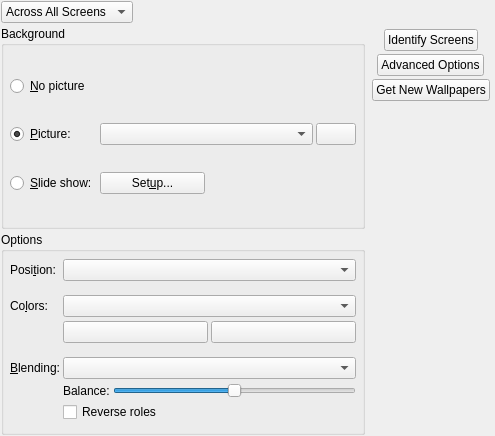
<ui version="4.0" >
 <class>BGDialog_UI</class>
 <widget class="QWidget" name="BGDialog_UI" >
  <property name="geometry" >
   <rect>
    <x>0</x>
    <y>0</y>
    <width>495</width>
    <height>436</height>
   </rect>
  </property>
  <layout class="QGridLayout" >
   <property name="margin" >
    <number>1</number>
   </property>
   <item row="0" column="1" colspan="3" >
    <spacer name="Spacer37" >
     <property name="orientation" >
      <enum>Qt::Horizontal</enum>
     </property>
     <property name="sizeType" >
      <enum>QSizePolicy::Expanding</enum>
     </property>
     <property name="sizeHint" stdset="0" >
      <size>
       <width>0</width>
       <height>0</height>
      </size>
     </property>
    </spacer>
   </item>
   <item rowspan="2" row="1" column="3" >
    <layout class="QVBoxLayout" >
     <item>
      <widget class="QWidget" native="1" name="m_screenArrangement" >
       <property name="sizePolicy" >
        <sizepolicy vsizetype="Minimum" hsizetype="Fixed" >
         <horstretch>0</horstretch>
         <verstretch>0</verstretch>
        </sizepolicy>
       </property>
       <property name="minimumSize" >
        <size>
         <width>100</width>
         <height>0</height>
        </size>
       </property>
      </widget>
     </item>
     <item>
      <layout class="QVBoxLayout" >
       <item>
        <layout class="QHBoxLayout" >
         <item>
          <spacer name="spacer800" >
           <property name="orientation" >
            <enum>Qt::Horizontal</enum>
           </property>
           <property name="sizeType" >
            <enum>QSizePolicy::Minimum</enum>
           </property>
           <property name="sizeHint" stdset="0" >
            <size>
             <width>4</width>
             <height>20</height>
            </size>
           </property>
          </spacer>
         </item>
         <item>
          <widget class="QPushButton" name="m_buttonIdentifyScreens" >
           <property name="sizePolicy" >
            <sizepolicy vsizetype="Fixed" hsizetype="Fixed" >
             <horstretch>0</horstretch>
             <verstretch>0</verstretch>
            </sizepolicy>
           </property>
           <property name="whatsThis" >
            <string>Click this button to show the identifying number for each screen.</string>
           </property>
           <property name="text" >
            <string>Identify Screens</string>
           </property>
          </widget>
         </item>
         <item>
          <spacer name="spacer810" >
           <property name="orientation" >
            <enum>Qt::Horizontal</enum>
           </property>
           <property name="sizeType" >
            <enum>QSizePolicy::Minimum</enum>
           </property>
           <property name="sizeHint" stdset="0" >
            <size>
             <width>4</width>
             <height>20</height>
            </size>
           </property>
          </spacer>
         </item>
        </layout>
       </item>
       <item>
        <layout class="QHBoxLayout" >
         <item>
          <spacer name="spacer80" >
           <property name="orientation" >
            <enum>Qt::Horizontal</enum>
           </property>
           <property name="sizeType" >
            <enum>QSizePolicy::Minimum</enum>
           </property>
           <property name="sizeHint" stdset="0" >
            <size>
             <width>4</width>
             <height>20</height>
            </size>
           </property>
          </spacer>
         </item>
         <item>
          <widget class="QPushButton" name="m_buttonAdvanced" >
           <property name="sizePolicy" >
            <sizepolicy vsizetype="Fixed" hsizetype="Fixed" >
             <horstretch>0</horstretch>
             <verstretch>0</verstretch>
            </sizepolicy>
           </property>
           <property name="whatsThis" >
            <string>Click this button to set the icon text colors and shadow, set up a program to run for the background picture or control the size of the background cache.</string>
           </property>
           <property name="text" >
            <string>Advanced Options</string>
           </property>
          </widget>
         </item>
         <item>
          <spacer name="spacer81" >
           <property name="orientation" >
            <enum>Qt::Horizontal</enum>
           </property>
           <property name="sizeType" >
            <enum>QSizePolicy::Minimum</enum>
           </property>
           <property name="sizeHint" stdset="0" >
            <size>
             <width>4</width>
             <height>20</height>
            </size>
           </property>
          </spacer>
         </item>
        </layout>
       </item>
       <item>
        <layout class="QHBoxLayout" >
         <item>
          <spacer name="spacer80" >
           <property name="orientation" >
            <enum>Qt::Horizontal</enum>
           </property>
           <property name="sizeType" >
            <enum>QSizePolicy::Minimum</enum>
           </property>
           <property name="sizeHint" stdset="0" >
            <size>
             <width>4</width>
             <height>20</height>
            </size>
           </property>
          </spacer>
         </item>
         <item>
          <widget class="QPushButton" name="m_buttonGetNew" >
           <property name="sizePolicy" >
            <sizepolicy vsizetype="Fixed" hsizetype="Fixed" >
             <horstretch>0</horstretch>
             <verstretch>0</verstretch>
            </sizepolicy>
           </property>
           <property name="whatsThis" >
            <string>Click this button to give you a list of new wallpapers to download from the Internet.</string>
           </property>
           <property name="text" >
            <string>Get New Wallpapers</string>
           </property>
          </widget>
         </item>
         <item>
          <spacer name="spacer81" >
           <property name="orientation" >
            <enum>Qt::Horizontal</enum>
           </property>
           <property name="sizeType" >
            <enum>QSizePolicy::Minimum</enum>
           </property>
           <property name="sizeHint" stdset="0" >
            <size>
             <width>4</width>
             <height>20</height>
            </size>
           </property>
          </spacer>
         </item>
        </layout>
       </item>
      </layout>
     </item>
     <item>
      <spacer name="spacer13" >
       <property name="orientation" >
        <enum>Qt::Vertical</enum>
       </property>
       <property name="sizeType" >
        <enum>QSizePolicy::MinimumExpanding</enum>
       </property>
       <property name="sizeHint" stdset="0" >
        <size>
         <width>20</width>
         <height>0</height>
        </size>
       </property>
      </spacer>
     </item>
    </layout>
   </item>
   <item row="2" column="0" colspan="3" >
    <widget class="Q3GroupBox" name="groupBox3" >
     <property name="title" >
      <string>Options</string>
     </property>
     <layout class="QGridLayout" >
      <item row="0" column="0" >
       <widget class="QLabel" name="m_lblWallpaperPos" >
        <property name="whatsThis" >
         <string>&lt;qt>You can choose here how a background picture is shown on the desktop:
&lt;ul>
&lt;li>&lt;em>Centered:&lt;/em> Center the picture on the desktop.&lt;/li>
 &lt;li>&lt;em>Tiled:&lt;/em> Tile the picture beginning at the top left of the desktop, so the desktop is totally covered up.&lt;/li>
&lt;li>&lt;em>Center Tiled:&lt;/em> Center the picture on the desktop and then tile around it so that the background is totally covered up.&lt;/li>
&lt;li>&lt;em>Centered Maxpect:&lt;/em> Magnify the picture without distorting it until it fills either the width or height of the desktop, and then center it on the desktop.&lt;/li>
&lt;li>&lt;em>Scaled:&lt;/em> Magnify the picture, until the entire desktop is covered. This may result in some distortion of the picture.&lt;/li>
&lt;li>&lt;em>Centered Auto Fit:&lt;/em> If the picture fits the desktop this mode works like the Centered option. If the picture is larger than the desktop it is scaled down to fit while keeping the aspect ratio.&lt;/li>
&lt;li>&lt;em>Scale and Crop:&lt;/em> Magnify the picture without distorting it until it fills both the width and height of the desktop (cropping the picture if necessary), and then center it on the desktop.&lt;/li>
&lt;/ul>&lt;/qt></string>
        </property>
        <property name="text" >
         <string>Posi&amp;tion:</string>
        </property>
        <property name="wordWrap" >
         <bool>false</bool>
        </property>
        <property name="buddy" >
         <cstring>m_comboWallpaperPos</cstring>
        </property>
       </widget>
      </item>
      <item row="5" column="1" >
       <widget class="QComboBox" name="m_comboBlend" >
        <property name="whatsThis" >
         <string>If you have selected to use a background picture you can choose various methods of blending the background colors with the picture. The default option of "No Blending" means that the picture simply obscures the background colors below.</string>
        </property>
       </widget>
      </item>
      <item row="3" column="1" >
       <layout class="QHBoxLayout" >
        <item>
         <widget class="KColorButton" name="m_colorPrimary" >
          <property name="whatsThis" >
           <string>Click to choose the primary background color.</string>
          </property>
          <property name="text" >
           <string/>
          </property>
         </widget>
        </item>
        <item>
         <widget class="KColorButton" name="m_colorSecondary" >
          <property name="whatsThis" >
           <string>Click to choose the secondary background color. If no secondary color is required by the pattern selected this button will be disabled.</string>
          </property>
          <property name="text" >
           <string/>
          </property>
         </widget>
        </item>
       </layout>
      </item>
      <item row="2" column="0" >
       <widget class="QLabel" name="m_lblColors" >
        <property name="text" >
         <string>Co&amp;lors:</string>
        </property>
        <property name="wordWrap" >
         <bool>false</bool>
        </property>
        <property name="buddy" >
         <cstring>m_comboPattern</cstring>
        </property>
       </widget>
      </item>
      <item row="5" column="0" >
       <widget class="QLabel" name="m_lblBlending" >
        <property name="text" >
         <string>&amp;Blending:</string>
        </property>
        <property name="wordWrap" >
         <bool>false</bool>
        </property>
        <property name="buddy" >
         <cstring>m_comboBlend</cstring>
        </property>
       </widget>
      </item>
      <item row="6" column="1" >
       <layout class="QHBoxLayout" >
        <item>
         <widget class="QLabel" name="m_lblBlendBalance" >
          <property name="whatsThis" >
           <string>You can use this slider to control the degree of blending. You can experiment by moving the slider and looking at the effects in the preview image.</string>
          </property>
          <property name="text" >
           <string>Balance:</string>
          </property>
          <property name="wordWrap" >
           <bool>false</bool>
          </property>
          <property name="buddy" >
           <cstring>m_sliderBlend</cstring>
          </property>
         </widget>
        </item>
        <item>
         <widget class="QSlider" name="m_sliderBlend" >
          <property name="whatsThis" >
           <string>You can use this slider to control the degree of blending. You can experiment by moving the slider and looking at the effects in the preview image.</string>
          </property>
          <property name="minimum" >
           <number>-20</number>
          </property>
          <property name="maximum" >
           <number>20</number>
          </property>
          <property name="pageStep" >
           <number>1</number>
          </property>
          <property name="orientation" >
           <enum>Qt::Horizontal</enum>
          </property>
          <property name="tickPosition" >
           <enum>QSlider::NoTicks</enum>
          </property>
          <property name="tickInterval" >
           <number>10</number>
          </property>
         </widget>
        </item>
       </layout>
      </item>
      <item row="7" column="1" >
       <widget class="QCheckBox" name="m_cbBlendReverse" >
        <property name="whatsThis" >
         <string>For some types of blending, you can reverse the role of the background and the picture by checking this option.</string>
        </property>
        <property name="text" >
         <string>Reverse roles</string>
        </property>
       </widget>
      </item>
      <item row="2" column="1" >
       <widget class="QComboBox" name="m_comboPattern" >
        <property name="sizePolicy" >
         <sizepolicy vsizetype="Fixed" hsizetype="Minimum" >
          <horstretch>1</horstretch>
          <verstretch>0</verstretch>
         </sizepolicy>
        </property>
       </widget>
      </item>
      <item row="1" column="1" >
       <spacer name="spacer6_2_2" >
        <property name="orientation" >
         <enum>Qt::Vertical</enum>
        </property>
        <property name="sizeType" >
         <enum>QSizePolicy::Fixed</enum>
        </property>
        <property name="sizeHint" stdset="0" >
         <size>
          <width>120</width>
          <height>10</height>
         </size>
        </property>
       </spacer>
      </item>
      <item row="4" column="1" >
       <spacer name="spacer6_2" >
        <property name="orientation" >
         <enum>Qt::Vertical</enum>
        </property>
        <property name="sizeType" >
         <enum>QSizePolicy::Fixed</enum>
        </property>
        <property name="sizeHint" stdset="0" >
         <size>
          <width>130</width>
          <height>10</height>
         </size>
        </property>
       </spacer>
      </item>
      <item row="0" column="1" >
       <widget class="QComboBox" name="m_comboWallpaperPos" >
        <property name="toolTip" >
         <string/>
        </property>
        <property name="whatsThis" >
         <string>&lt;qt>You can choose here how a background picture is shown on the desktop:
&lt;ul>
&lt;li>&lt;em>Centered:&lt;/em> Center the picture on the desktop.&lt;/li>
 &lt;li>&lt;em>Tiled:&lt;/em> Tile the picture beginning at the top left of the desktop, so the desktop is totally covered up.&lt;/li>
&lt;li>&lt;em>Center Tiled:&lt;/em> Center the picture on the desktop and then tile around it so that the background is totally covered up.&lt;/li>
&lt;li>&lt;em>Centered Maxpect:&lt;/em> Magnify the picture without distorting it until it fills either the width or height of the desktop, and then center it on the desktop.&lt;/li>
&lt;li>&lt;em>Scaled:&lt;/em> Magnify the picture, until the entire desktop is covered. This may result in some distortion of the picture.&lt;/li>
&lt;li>&lt;em>Centered Auto Fit:&lt;/em> If the picture fits the desktop this mode works like the Centered option. If the picture is larger than the desktop it is scaled down to fit while keeping the aspect ratio.&lt;/li>
&lt;li>&lt;em>Scale and Crop:&lt;/em> Magnify the picture without distorting it until it fills both the width and height of the desktop (cropping the picture if necessary), and then center it on the desktop.&lt;/li>
&lt;/ul>&lt;/qt></string>
        </property>
       </widget>
      </item>
     </layout>
    </widget>
   </item>
   <item row="1" column="0" colspan="3" >
    <widget class="Q3ButtonGroup" name="m_buttonGroupBackground" >
     <property name="title" >
      <string>Background</string>
     </property>
     <layout class="QGridLayout" >
      <item row="0" column="0" >
       <widget class="QRadioButton" name="m_radioNoPicture" >
        <property name="toolTip" >
         <string>No picture, color only</string>
        </property>
        <property name="text" >
         <string>&amp;No picture</string>
        </property>
       </widget>
      </item>
      <item row="2" column="0" >
       <widget class="QRadioButton" name="m_radioSlideShow" >
        <property name="text" >
         <string>&amp;Slide show:</string>
        </property>
       </widget>
      </item>
      <item row="1" column="0" >
       <widget class="QRadioButton" name="m_radioPicture" >
        <property name="text" >
         <string>&amp;Picture:</string>
        </property>
        <property name="checked" >
         <bool>true</bool>
        </property>
       </widget>
      </item>
      <item row="0" column="1" colspan="3" >
       <spacer name="spacer20" >
        <property name="orientation" >
         <enum>Qt::Horizontal</enum>
        </property>
        <property name="sizeType" >
         <enum>QSizePolicy::Expanding</enum>
        </property>
        <property name="sizeHint" stdset="0" >
         <size>
          <width>260</width>
          <height>20</height>
         </size>
        </property>
       </spacer>
      </item>
      <item row="2" column="1" >
       <widget class="QPushButton" name="m_buttonSetupWallpapers" >
        <property name="whatsThis" >
         <string>Click this button to select a set of images to be used as background pictures. One picture at a time will be shown for a specified amount of time, after which another image from the set will be shown. Images can be shown at random or in the order you specify them.</string>
        </property>
        <property name="text" >
         <string>Set&amp;up...</string>
        </property>
       </widget>
      </item>
      <item row="2" column="2" colspan="2" >
       <spacer name="spacer19" >
        <property name="orientation" >
         <enum>Qt::Horizontal</enum>
        </property>
        <property name="sizeType" >
         <enum>QSizePolicy::Expanding</enum>
        </property>
        <property name="sizeHint" stdset="0" >
         <size>
          <width>110</width>
          <height>16</height>
         </size>
        </property>
       </spacer>
      </item>
      <item row="1" column="3" >
       <widget class="QPushButton" name="m_urlWallpaperButton" >
        <property name="sizePolicy" >
         <sizepolicy vsizetype="Fixed" hsizetype="Fixed" >
          <horstretch>0</horstretch>
          <verstretch>0</verstretch>
         </sizepolicy>
        </property>
        <property name="text" >
         <string/>
        </property>
       </widget>
      </item>
      <item row="1" column="1" colspan="2" >
       <widget class="KComboBox" name="m_urlWallpaperBox" >
        <property name="sizePolicy" >
         <sizepolicy vsizetype="Fixed" hsizetype="Preferred" >
          <horstretch>0</horstretch>
          <verstretch>0</verstretch>
         </sizepolicy>
        </property>
       </widget>
      </item>
     </layout>
    </widget>
   </item>
   <item row="0" column="0" >
    <widget class="KComboBox" name="m_comboScreen" >
     <property name="enabled" >
      <bool>true</bool>
     </property>
     <property name="sizePolicy" >
      <sizepolicy vsizetype="Fixed" hsizetype="Fixed" >
       <horstretch>0</horstretch>
       <verstretch>0</verstretch>
      </sizepolicy>
     </property>
     <property name="whatsThis" >
      <string>Choose the screen you wish to configure the background for from this list.</string>
     </property>
     <item>
      <property name="text" >
       <string>Across All Screens</string>
      </property>
     </item>
     <item>
      <property name="text" >
       <string>On Each Screen</string>
      </property>
     </item>
    </widget>
   </item>
  </layout>
 </widget>
 <layoutdefault spacing="3" margin="6" />
 <layoutfunction spacing="KDialog::spacingHint" margin="KDialog::marginHint" />
 <pixmapfunction>qPixmapFromMimeSource</pixmapfunction>
 <customwidgets>
  <customwidget>
   <class>KColorButton</class>
   <extends>QPushButton</extends>
   <header>kcolorbutton.h</header>
  </customwidget>
  <customwidget>
   <class>KComboBox</class>
   <extends>QComboBox</extends>
   <header>kcombobox.h</header>
  </customwidget>
  <customwidget>
   <class>Q3GroupBox</class>
   <extends>QGroupBox</extends>
   <header>Qt3Support/Q3GroupBox</header>
   <container>1</container>
  </customwidget>
  <customwidget>
   <class>Q3ButtonGroup</class>
   <extends>Q3GroupBox</extends>
   <header>Qt3Support/Q3ButtonGroup</header>
   <container>1</container>
  </customwidget>
 </customwidgets>
 <tabstops>
  <tabstop>m_radioPicture</tabstop>
  <tabstop>m_urlWallpaperBox</tabstop>
  <tabstop>m_urlWallpaperButton</tabstop>
  <tabstop>m_buttonSetupWallpapers</tabstop>
  <tabstop>m_comboWallpaperPos</tabstop>
  <tabstop>m_comboPattern</tabstop>
  <tabstop>m_colorPrimary</tabstop>
  <tabstop>m_colorSecondary</tabstop>
  <tabstop>m_comboBlend</tabstop>
  <tabstop>m_sliderBlend</tabstop>
  <tabstop>m_cbBlendReverse</tabstop>
  <tabstop>m_buttonAdvanced</tabstop>
 </tabstops>
 <includes>
  <include location="global" >kcolorbutton.h</include>
  <include location="global" >kcombobox.h</include>
  <include location="local" >kcombobox.h</include>
  <include location="local" >kcolorbutton.h</include>
  <include location="local" >kcolorbutton.h</include>
  <include location="local" >kcombobox.h</include>
 </includes>
 <resources/>
 <connections>
  <connection>
   <sender>m_buttonGroupBackground</sender>
   <signal>toggled(bool)</signal>
   <receiver>groupBox3</receiver>
   <slot>setEnabled(bool)</slot>
   <hints>
    <hint type="sourcelabel" >
     <x>20</x>
     <y>20</y>
    </hint>
    <hint type="destinationlabel" >
     <x>20</x>
     <y>20</y>
    </hint>
   </hints>
  </connection>
 </connections>
</ui>
